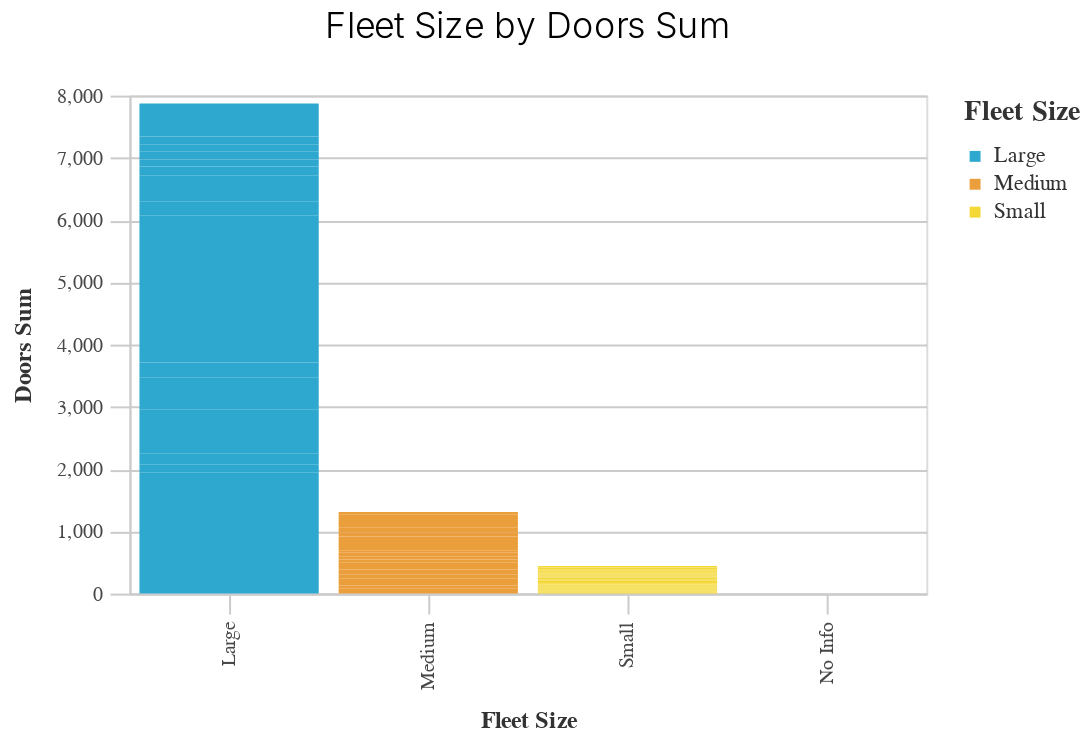

Notebook code cell kept with this figure:
### Code cell
_utils.basic_bar_chart(df2, 'fleet_size','doors_sum','fleet_size')

### Figure 1 — Vega-Lite specification as saved in the notebook (floating-point values rounded to 4 significant figures)
{"config": {"view": {"continuousWidth": 400, "continuousHeight": 300}, "axis": {"domainColor": "#cbcbcb", "grid": true, "gridColor": "#cbcbcb", "gridWidth": 1, "labelColor": "#474747", "labelFont": "Nunito Sans", "labelFontSize": 10, "labelPadding": 4, "tickColor": "#cbcbcb", "tickSize": 10, "titleColor": "#333", "titleFont": "Raleway", "titleFontSize": 12, "titlePadding": 10}, "axisBand": {"grid": false}, "background": "white", "font": "Raleway", "header": {"labelFont": "Nunito Sans", "titleFont": "Raleway"}, "legend": {"labelColor": "#333", "labelFont": "Nunito Sans", "labelFontSize": 11, "labelLimit": 0, "padding": 1, "symbolSize": 30, "symbolType": "square", "titleColor": "#333", "titleFont": "Raleway", "titleFontSize": 14, "titlePadding": 10}, "title": {"anchor": "middle", "font": "Raleway", "fontSize": 18, "fontWeight": 300, "offset": 20}}, "data": {"name": "data-1b8ce91f9b085db0783fd459388653ef"}, "mark": "bar", "encoding": {"color": {"field": "fleet_size", "legend": {"title": "Fleet Size"}, "scale": {"range": ["#2EA8CE", "#EB9F3C", "#F4D837", "#51BF9D", "#8CBCCB", "#9487C0"]}, "type": "nominal"}, "x": {"field": "fleet_size", "sort": "-y", "title": "Fleet Size", "type": "nominal"}, "y": {"field": "doors_sum", "title": "Doors Sum", "type": "quantitative"}}, "height": 250, "title": "Fleet Size by Doors Sum", "width": 400, "$schema": "https://vega.github.io/schema/vega-lite/v4.17.0.json", "datasets": {"data-1b8ce91f9b085db0783fd459388653ef": [{"organization_name": "Madera County", "reporter_type": "Rural Reporter", "fleet_size": "Small", "_16plus": 0.0, "_60plus": 0.0, "average_age_of_fleet__in_years_": 5.464, "doors_sum": 16.0, "total_vehicles": 16.0}, {"organization_name": "Fresno County Rural Transit Agency", "reporter_type": "Rural Reporter", "fleet_size": "Large", "_16plus": 0.0, "_60plus": 0.0, "average_age_of_fleet__in_years_": 5.489, "doors_sum": 202.0, "total_vehicles": 178.0}, {"organization_name": "Yuba-Sutter Transit Authority", "reporter_type": "Full Reporter", "fleet_size": "Medium", "_16plus": 1.0, "_60plus": 0.0, "average_age_of_fleet__in_years_": 4.035, "doors_sum": 86.0, "total_vehicles": 52.0}, {"organization_name": "City of Arcata", "reporter_type": "Rural Reporter", "fleet_size": "Small", "_16plus": 0.0, "_60plus": 0.0, "average_age_of_fleet__in_years_": 8.5, "doors_sum": 12.0, "total_vehicles": 10.0}, {"organization_name": "City of Ojai", "reporter_type": "Rural Reporter", "fleet_size": "Small", "_16plus": 0.0, "_60plus": 0.0, "average_age_of_fleet__in_years_": 7.5, "doors_sum": 12.0, "total_vehicles": 7.0}, {"organization_name": "San Diego Metropolitan Transit System", "reporter_type": "Full Reporter", "fleet_size": "Large", "_16plus": 58.0, "_60plus": 2.0, "average_age_of_fleet__in_years_": 19.71, "doors_sum": 1748.0, "total_vehicles": 1013.0}, {"organization_name": "Humboldt Transit Authority", "reporter_type": "Rural Reporter", "fleet_size": "Medium", "_16plus": 1.0, "_60plus": 0.0, "average_age_of_fleet__in_years_": 6.724, "doors_sum": 45.0, "total_vehicles": 37.0}, {"organization_name": "City of Arvin", "reporter_type": "Rural Reporter", "fleet_size": "Small", "_16plus": 0.0, "_60plus": 0.0, "average_age_of_fleet__in_years_": 6.583, "doors_sum": 15.0, "total_vehicles": 10.0}, {"organization_name": "City of Auburn", "reporter_type": "Rural Reporter", "fleet_size": "Small", "_16plus": 1.0, "_60plus": 0.0, "average_age_of_fleet__in_years_": 6.25, "doors_sum": 7.0, "total_vehicles": 6.0}, {"organization_name": "City of California City", "reporter_type": "Rural Reporter", "fleet_size": "Small", "_16plus": 0.0, "_60plus": 0.0, "average_age_of_fleet__in_years_": 11.0, "doors_sum": 8.0, "total_vehicles": 4.0}, {"organization_name": "City of Dixon", "reporter_type": "Rural Reporter", "fleet_size": "Small", "_16plus": 0.0, "_60plus": 0.0, "average_age_of_fleet__in_years_": 7.812, "doors_sum": 10.0, "total_vehicles": 10.0}, {"organization_name": "City of Fairfield", "reporter_type": "Full Reporter", "fleet_size": "Medium", "_16plus": 19.0, "_60plus": 0.0, "average_age_of_fleet__in_years_": 9.843, "doors_sum": 108.0, "total_vehicles": 65.0}, {"organization_name": "City of Guadalupe", "reporter_type": "Rural Reporter", "fleet_size": "Small", "_16plus": 0.0, "_60plus": 0.0, "average_age_of_fleet__in_years_": 5.5, "doors_sum": 10.0, "total_vehicles": 6.0}, {"organization_name": "City of McFarland", "reporter_type": "Rural Reporter", "fleet_size": "Small", "_16plus": 0.0, "_60plus": 0.0, "average_age_of_fleet__in_years_": 6.75, "doors_sum": 5.0, "total_vehicles": 3.0}, {"organization_name": "City of Needles", "reporter_type": "Rural Reporter", "fleet_size": "Small", "_16plus": 0.0, "_60plus": 0.0, "average_age_of_fleet__in_years_": 4.0, "doors_sum": 3.0, "total_vehicles": 3.0}, {"organization_name": "City of Porterville", "reporter_type": "Reduced Reporter", "fleet_size": "Medium", "_16plus": 0.0, "_60plus": 0.0, "average_age_of_fleet__in_years_": 6.347, "doors_sum": 63.0, "total_vehicles": 42.0}, {"organization_name": "City of Ridgecrest", "reporter_type": "Rural Reporter", "fleet_size": "Small", "_16plus": 1.0, "_60plus": 0.0, "average_age_of_fleet__in_years_": 12.17, "doors_sum": 10.0, "total_vehicles": 11.0}, {"organization_name": "City of Rio Vista", "reporter_type": "Rural Reporter", "fleet_size": "Small", "_16plus": 0.0, "_60plus": 0.0, "average_age_of_fleet__in_years_": 6.9, "doors_sum": 6.0, "total_vehicles": 6.0}, {"organization_name": "City of Shafter", "reporter_type": "Rural Reporter", "fleet_size": "Small", "_16plus": 0.0, "_60plus": 0.0, "average_age_of_fleet__in_years_": 7.5, "doors_sum": 9.0, "total_vehicles": 9.0}, {"organization_name": "City of Solvang", "reporter_type": "Rural Reporter", "fleet_size": "Small", "_16plus": 0.0, "_60plus": 0.0, "average_age_of_fleet__in_years_": 2.6, "doors_sum": 10.0, "total_vehicles": 10.0}, {"organization_name": "City of Taft", "reporter_type": "Rural Reporter", "fleet_size": "Small", "_16plus": 0.0, "_60plus": 0.0, "average_age_of_fleet__in_years_": 8.062, "doors_sum": 10.0, "total_vehicles": 10.0}, {"organization_name": "City of Tehachapi", "reporter_type": "Rural Reporter", "fleet_size": "Small", "_16plus": 0.0, "_60plus": 0.0, "average_age_of_fleet__in_years_": 5.667, "doors_sum": 4.0, "total_vehicles": 4.0}, {"organization_name": "City of Wasco", "reporter_type": "Rural Reporter", "fleet_size": "Small", "_16plus": 0.0, "_60plus": 0.0, "average_age_of_fleet__in_years_": 6.0, "doors_sum": 5.0, "total_vehicles": 3.0}, {"organization_name": "City of Woodlake", "reporter_type": "Rural Reporter", "fleet_size": "Small", "_16plus": 1.0, "_60plus": 0.0, "average_age_of_fleet__in_years_": 13.33, "doors_sum": 3.0, "total_vehicles": 3.0}, {"organization_name": "Colusa County Transit Agency", "reporter_type": "Rural Reporter", "fleet_size": "Small", "_16plus": 2.0, "_60plus": 0.0, "average_age_of_fleet__in_years_": 14.44, "doors_sum": 12.0, "total_vehicles": 13.0}, {"organization_name": "Eastern Sierra Transit Authority", "reporter_type": "Rural Reporter", "fleet_size": "Large", "_16plus": 0.0, "_60plus": 0.0, "average_age_of_fleet__in_years_": 7.306, "doors_sum": 128.0, "total_vehicles": 97.0}, {"organization_name": "El Dorado County Transit Authority", "reporter_type": "Reduced Reporter", "fleet_size": "Medium", "_16plus": 1.0, "_60plus": 0.0, "average_age_of_fleet__in_years_": 7.015, "doors_sum": 84.0, "total_vehicles": 66.0}, {"organization_name": "Imperial County Transportation Commission", "reporter_type": "Full Reporter", "fleet_size": "Medium", "_16plus": 0.0, "_60plus": 0.0, "average_age_of_fleet__in_years_": 4.228, "doors_sum": 59.0, "total_vehicles": 46.0}, {"organization_name": "Kings County Area Public Transit Agency", "reporter_type": "Full Reporter", "fleet_size": "Medium", "_16plus": 0.0, "_60plus": 0.0, "average_age_of_fleet__in_years_": 6.093, "doors_sum": 49.0, "total_vehicles": 34.0}, {"organization_name": "Lake Transit Authority", "reporter_type": "Rural Reporter", "fleet_size": "Medium", "_16plus": 0.0, "_60plus": 0.0, "average_age_of_fleet__in_years_": 3.26, "doors_sum": 55.0, "total_vehicles": 55.0}, {"organization_name": "Lassen Transit Service Agency", "reporter_type": "Rural Reporter", "fleet_size": "Small", "_16plus": 1.0, "_60plus": 0.0, "average_age_of_fleet__in_years_": 6.278, "doors_sum": 42.0, "total_vehicles": 25.0}, {"organization_name": "Marin County Transit District", "reporter_type": "Full Reporter", "fleet_size": "Large", "_16plus": 0.0, "_60plus": 0.0, "average_age_of_fleet__in_years_": 4.451, "doors_sum": 170.0, "total_vehicles": 116.0}, {"organization_name": "Mendocino Transit Authority", "reporter_type": "Rural Reporter", "fleet_size": "Medium", "_16plus": 2.0, "_60plus": 0.0, "average_age_of_fleet__in_years_": 7.899, "doors_sum": 51.0, "total_vehicles": 44.0}, {"organization_name": "Monterey-Salinas Transit", "reporter_type": "Full Reporter", "fleet_size": "Large", "_16plus": 16.0, "_60plus": 0.0, "average_age_of_fleet__in_years_": 7.128, "doors_sum": 251.0, "total_vehicles": 196.0}, {"organization_name": "Morongo Basin Transit Authority", "reporter_type": "Rural Reporter", "fleet_size": "Medium", "_16plus": 0.0, "_60plus": 0.0, "average_age_of_fleet__in_years_": 4.125, "doors_sum": 56.0, "total_vehicles": 44.0}, {"organization_name": "Mountain Area Regional Transit Authority", "reporter_type": "Rural Reporter", "fleet_size": "Medium", "_16plus": 1.0, "_60plus": 0.0, "average_age_of_fleet__in_years_": 3.958, "doors_sum": 39.0, "total_vehicles": 34.0}, {"organization_name": "Napa Valley Transportation Authority", "reporter_type": "Full Reporter", "fleet_size": "Medium", "_16plus": 8.0, "_60plus": 0.0, "average_age_of_fleet__in_years_": 7.516, "doors_sum": 120.0, "total_vehicles": 78.0}, {"organization_name": "North County Transit District", "reporter_type": "Full Reporter", "fleet_size": "Large", "_16plus": 100.0, "_60plus": 0.0, "average_age_of_fleet__in_years_": 14.19, "doors_sum": 453.0, "total_vehicles": 380.0}, {"organization_name": "Redwood Coast Transit Authority", "reporter_type": "Rural Reporter", "fleet_size": "Small", "_16plus": 0.0, "_60plus": 0.0, "average_age_of_fleet__in_years_": 4.125, "doors_sum": 18.0, "total_vehicles": 19.0}, {"organization_name": "Riverside Transit Agency", "reporter_type": "Full Reporter", "fleet_size": "Large", "_16plus": 1.0, "_60plus": 0.0, "average_age_of_fleet__in_years_": 4.391, "doors_sum": 514.0, "total_vehicles": 406.0}, {"organization_name": "San Benito County Local Transportation Authority", "reporter_type": "Rural Reporter", "fleet_size": "Small", "_16plus": 0.0, "_60plus": 0.0, "average_age_of_fleet__in_years_": 7.684, "doors_sum": 22.0, "total_vehicles": 22.0}, {"organization_name": "San Joaquin Regional Transit District", "reporter_type": "Full Reporter", "fleet_size": "Large", "_16plus": 5.0, "_60plus": 0.0, "average_age_of_fleet__in_years_": 5.631, "doors_sum": 248.0, "total_vehicles": 182.0}, {"organization_name": "San Mateo County Transit District", "reporter_type": "Full Reporter", "fleet_size": "Large", "_16plus": 102.0, "_60plus": 0.0, "average_age_of_fleet__in_years_": 7.202, "doors_sum": 908.0, "total_vehicles": 578.0}, {"organization_name": "Santa Clara Valley Transportation Authority", "reporter_type": "Full Reporter", "fleet_size": "Large", "_16plus": 318.0, "_60plus": 1.0, "average_age_of_fleet__in_years_": 19.84, "doors_sum": 1457.0, "total_vehicles": 1114.0}, {"organization_name": "Santa Cruz Metropolitan Transit District", "reporter_type": "Full Reporter", "fleet_size": "Large", "_16plus": 47.0, "_60plus": 0.0, "average_age_of_fleet__in_years_": 10.22, "doors_sum": 218.0, "total_vehicles": 171.0}, {"organization_name": "Sierra County Transportation Commission", "reporter_type": "Rural Reporter", "fleet_size": "Small", "_16plus": 0.0, "_60plus": 0.0, "average_age_of_fleet__in_years_": 4.5, "doors_sum": 4.0, "total_vehicles": 4.0}, {"organization_name": "Town of Truckee", "reporter_type": "Rural Reporter", "fleet_size": "Small", "_16plus": 0.0, "_60plus": 0.0, "average_age_of_fleet__in_years_": 5.5, "doors_sum": 8.0, "total_vehicles": 8.0}, {"organization_name": "Transit Joint Powers Authority for Merced County", "reporter_type": "Full Reporter", "fleet_size": "Medium", "_16plus": 1.0, "_60plus": 0.0, "average_age_of_fleet__in_years_": 4.954, "doors_sum": 101.0, "total_vehicles": 81.0}, {"organization_name": "Victor Valley Transit Authority", "reporter_type": "Full Reporter", "fleet_size": "Large", "_16plus": 1.0, "_60plus": 0.0, "average_age_of_fleet__in_years_": 3.91, "doors_sum": 425.0, "total_vehicles": 400.0}, {"organization_name": "Yolo County Transportation District", "reporter_type": "Full Reporter", "fleet_size": "Large", "_16plus": 16.0, "_60plus": 0.0, "average_age_of_fleet__in_years_": 7.555, "doors_sum": 140.0, "total_vehicles": 85.0}, {"organization_name": "City of Santa Maria", "reporter_type": "Full Reporter", "fleet_size": "Medium", "_16plus": 0.0, "_60plus": 0.0, "average_age_of_fleet__in_years_": 5.808, "doors_sum": 65.0, "total_vehicles": 40.0}, {"organization_name": "City of Visalia", "reporter_type": "Full Reporter", "fleet_size": "Medium", "_16plus": 0.0, "_60plus": 0.0, "average_age_of_fleet__in_years_": 7.772, "doors_sum": 86.0, "total_vehicles": 52.0}, {"organization_name": "Palo Verde Valley Transit Agency", "reporter_type": "Rural Reporter", "fleet_size": "Small", "_16plus": 0.0, "_60plus": 0.0, "average_age_of_fleet__in_years_": 4.091, "doors_sum": 11.0, "total_vehicles": 11.0}, {"organization_name": "City of Chowchilla, dba: Chowchilla Area Transit ", "reporter_type": "Rural Reporter", "fleet_size": "Small", "_16plus": 0.0, "_60plus": 0.0, "average_age_of_fleet__in_years_": 5.75, "doors_sum": 4.0, "total_vehicles": 4.0}, {"organization_name": "City of Dinuba", "reporter_type": "Rural Reporter", "fleet_size": "Small", "_16plus": 0.0, "_60plus": 0.0, "average_age_of_fleet__in_years_": 6.633, "doors_sum": 17.0, "total_vehicles": 16.0}, {"organization_name": "Modoc Transportation Agency", "reporter_type": "Rural Reporter", "fleet_size": "Small", "_16plus": 0.0, "_60plus": 0.0, "average_age_of_fleet__in_years_": 7.75, "doors_sum": 14.0, "total_vehicles": 14.0}, {"organization_name": "Butte County Association of Governments", "reporter_type": "Full Reporter", "fleet_size": "Medium", "_16plus": 0.0, "_60plus": 0.0, "average_age_of_fleet__in_years_": 6.228, "doors_sum": 82.0, "total_vehicles": 53.0}, {"organization_name": "Calaveras Transit Agency", "reporter_type": "Rural Reporter", "fleet_size": "Small", "_16plus": 0.0, "_60plus": 0.0, "average_age_of_fleet__in_years_": 5.0, "doors_sum": 11.0, "total_vehicles": 12.0}, {"organization_name": "City of Escalon, dba: eTrans", "reporter_type": "Rural Reporter", "fleet_size": "Small", "_16plus": 0.0, "_60plus": 0.0, "average_age_of_fleet__in_years_": 5.667, "doors_sum": 4.0, "total_vehicles": 4.0}, {"organization_name": "County of Los Angeles - Department of Public Works", "reporter_type": "None", "fleet_size": "No Info", "_16plus": 0.0, "_60plus": null, "average_age_of_fleet__in_years_": null, "doors_sum": null, "total_vehicles": null}, {"organization_name": "Mariposa County Transit, dba: Mari-Go", "reporter_type": "Rural Reporter", "fleet_size": "Small", "_16plus": 0.0, "_60plus": 0.0, "average_age_of_fleet__in_years_": 8.542, "doors_sum": 13.0, "total_vehicles": 8.0}, {"organization_name": "County of Nevada Public Works, Transit Services Division", "reporter_type": "None", "fleet_size": "No Info", "_16plus": 0.0, "_60plus": null, "average_age_of_fleet__in_years_": null, "doors_sum": null, "total_vehicles": null}, {"organization_name": "County of Sacramento Department of Transportation", "reporter_type": "None", "fleet_size": "No Info", "_16plus": 0.0, "_60plus": null, "average_age_of_fleet__in_years_": null, "doors_sum": null, "total_vehicles": null}, {"organization_name": "County of Shasta Department of Public Works", "reporter_type": "Asset Subrecipient", "fleet_size": "Small", "_16plus": 0.0, "_60plus": 0.0, "average_age_of_fleet__in_years_": 6.0, "doors_sum": 1.0, "total_vehicles": 1.0}, {"organization_name": "County of Siskiyou, dba: Siskiyou County Transit", "reporter_type": "Rural Reporter", "fleet_size": "Small", "_16plus": 4.0, "_60plus": 0.0, "average_age_of_fleet__in_years_": 5.6, "doors_sum": 15.0, "total_vehicles": 15.0}, {"organization_name": "Tulare County Area Transit", "reporter_type": "Rural Reporter", "fleet_size": "Medium", "_16plus": 0.0, "_60plus": 0.0, "average_age_of_fleet__in_years_": 8.206, "doors_sum": 34.0, "total_vehicles": 34.0}, {"organization_name": "City of Eureka, dba: Eureka Transit Service", "reporter_type": "Rural Reporter", "fleet_size": "Small", "_16plus": 0.0, "_60plus": 0.0, "average_age_of_fleet__in_years_": 4.0, "doors_sum": 12.0, "total_vehicles": 12.0}, {"organization_name": "Glenn County Transportation Commission", "reporter_type": "None", "fleet_size": "No Info", "_16plus": 0.0, "_60plus": null, "average_age_of_fleet__in_years_": null, "doors_sum": null, "total_vehicles": null}, {"organization_name": "Kern Regional Transit", "reporter_type": "Rural Reporter", "fleet_size": "Large", "_16plus": 12.0, "_60plus": 0.0, "average_age_of_fleet__in_years_": 9.256, "doors_sum": 112.0, "total_vehicles": 87.0}, {"organization_name": "Livermore / Amador Valley Transit Authority", "reporter_type": "Full Reporter", "fleet_size": "Large", "_16plus": 8.0, "_60plus": 0.0, "average_age_of_fleet__in_years_": 6.939, "doors_sum": 132.0, "total_vehicles": 84.0}, {"organization_name": "County of Placer, dba: Placer County Department of Public Works", "reporter_type": "Full Reporter", "fleet_size": "Medium", "_16plus": 1.0, "_60plus": 0.0, "average_age_of_fleet__in_years_": 6.935, "doors_sum": 92.0, "total_vehicles": 70.0}, {"organization_name": "Plumas County Transportation Commission", "reporter_type": "Rural Reporter", "fleet_size": "Small", "_16plus": 0.0, "_60plus": 0.0, "average_age_of_fleet__in_years_": 7.775, "doors_sum": 13.0, "total_vehicles": 9.0}, {"organization_name": "San Luis Obispo Regional Transit Authority", "reporter_type": "Full Reporter", "fleet_size": "Large", "_16plus": 5.0, "_60plus": 0.0, "average_age_of_fleet__in_years_": 8.416, "doors_sum": 105.0, "total_vehicles": 86.0}, {"organization_name": "County of Sonoma, dba: Sonoma County Transit", "reporter_type": "Full Reporter", "fleet_size": "Large", "_16plus": 1.0, "_60plus": 0.0, "average_age_of_fleet__in_years_": 5.92, "doors_sum": 133.0, "total_vehicles": 94.0}, {"organization_name": "Stanislaus County Public Works - Transit Division", "reporter_type": "None", "fleet_size": "No Info", "_16plus": 0.0, "_60plus": null, "average_age_of_fleet__in_years_": null, "doors_sum": null, "total_vehicles": null}, {"organization_name": "SunLine Transit Agency", "reporter_type": "Full Reporter", "fleet_size": "Large", "_16plus": 0.0, "_60plus": 0.0, "average_age_of_fleet__in_years_": 3.469, "doors_sum": 216.0, "total_vehicles": 178.0}, {"organization_name": "Tehama County", "reporter_type": "Rural Reporter", "fleet_size": "Small", "_16plus": 3.0, "_60plus": 0.0, "average_age_of_fleet__in_years_": 7.4, "doors_sum": 12.0, "total_vehicles": 12.0}, {"organization_name": "Trinity County", "reporter_type": "Rural Reporter", "fleet_size": "Small", "_16plus": 0.0, "_60plus": 0.0, "average_age_of_fleet__in_years_": 2.583, "doors_sum": 7.0, "total_vehicles": 8.0}, {"organization_name": "Tuolumne County Transit", "reporter_type": "Rural Reporter", "fleet_size": "Medium", "_16plus": 1.0, "_60plus": 0.0, "average_age_of_fleet__in_years_": 6.682, "doors_sum": 37.0, "total_vehicles": 30.0}, {"organization_name": "Alpine County Community Development", "reporter_type": "None", "fleet_size": "No Info", "_16plus": 0.0, "_60plus": null, "average_age_of_fleet__in_years_": null, "doors_sum": null, "total_vehicles": null}, {"organization_name": "Amador Regional Transit System", "reporter_type": "Rural Reporter", "fleet_size": "Small", "_16plus": 2.0, "_60plus": 0.0, "average_age_of_fleet__in_years_": 4.065, "doors_sum": 21.0, "total_vehicles": 24.0}, {"organization_name": "City of Corcoran, dba: Corcoran Area Transit", "reporter_type": "Rural Reporter", "fleet_size": "Small", "_16plus": 3.0, "_60plus": 0.0, "average_age_of_fleet__in_years_": 12.83, "doors_sum": 9.0, "total_vehicles": 6.0}, {"organization_name": "Fresno Council of Governments", "reporter_type": "None", "fleet_size": "No Info", "_16plus": 0.0, "_60plus": null, "average_age_of_fleet__in_years_": null, "doors_sum": null, "total_vehicles": null}, {"organization_name": "Klamath Trinity Non-Emergency Transportation", "reporter_type": "None", "fleet_size": "No Info", "_16plus": 0.0, "_60plus": null, "average_age_of_fleet__in_years_": null, "doors_sum": null, "total_vehicles": null}, {"organization_name": "Yosemite Area Regional Transportation System", "reporter_type": "Rural Reporter", "fleet_size": "Small", "_16plus": 0.0, "_60plus": 0.0, "average_age_of_fleet__in_years_": 7.6, "doors_sum": 20.0, "total_vehicles": 10.0}, {"organization_name": "Greyhound Lines, Inc.", "reporter_type": "None", "fleet_size": "No Info", "_16plus": 0.0, "_60plus": null, "average_age_of_fleet__in_years_": null, "doors_sum": null, "total_vehicles": null}, {"organization_name": "Central Contra Costa Transit Authority, dba: COUNTY CONNECTION", "reporter_type": "Full Reporter", "fleet_size": "Large", "_16plus": 2.0, "_60plus": 0.0, "average_age_of_fleet__in_years_": 3.44, "doors_sum": 312.0, "total_vehicles": 206.0}]}}
